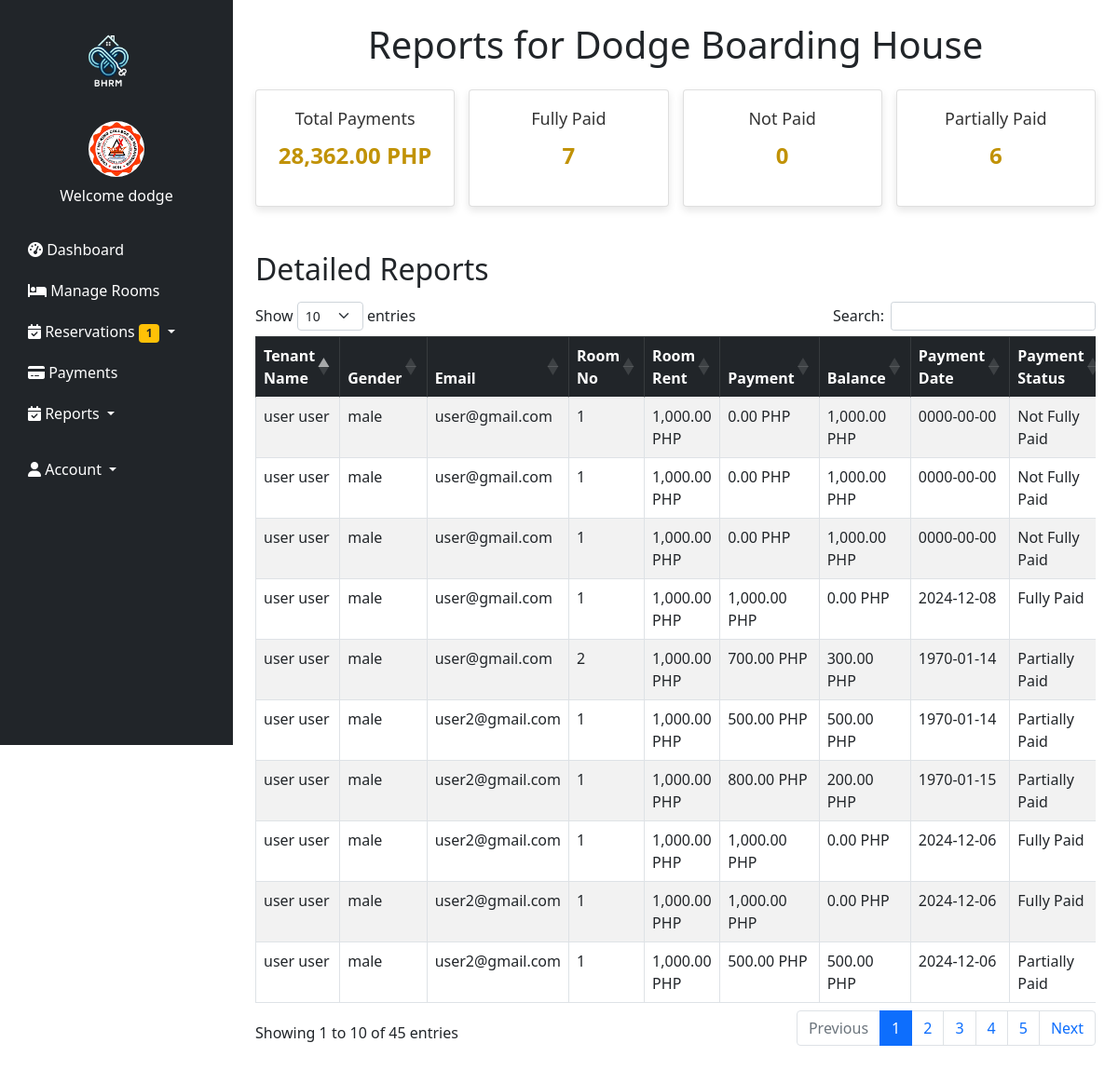
The app's page /reportspayments.php (signed in), older data.
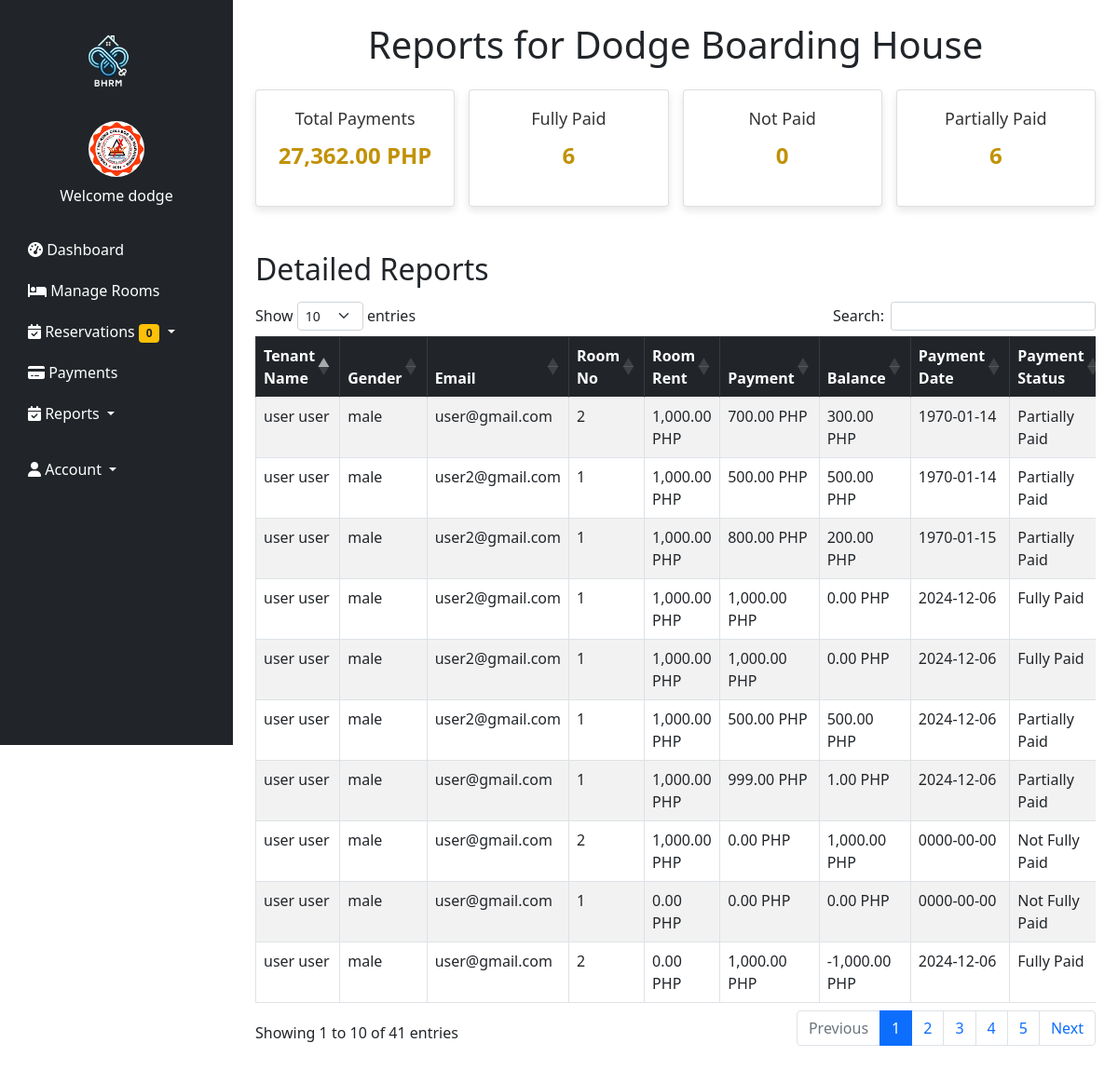
The same page, newer data.
### tables this page shows
CREATE TABLE `users` (
  `id` int(11) NOT NULL,
  `image` varchar(255) NOT NULL,
  `fname` varchar(50) NOT NULL,
  `lname` varchar(50) NOT NULL,
  `gender` varchar(255) NOT NULL,
  `uname` varchar(50) NOT NULL,
  `pass` varchar(50) NOT NULL,
  `role` varchar(50) NOT NULL,
  `hname` varchar(255) NOT NULL
);

CREATE TABLE `reports` (
  `id` int(255) NOT NULL,
  `fname` varchar(255) NOT NULL,
  `lname` varchar(255) NOT NULL,
  `gender` varchar(255) NOT NULL,
  `email` varchar(255) NOT NULL,
  `payment` int(255) NOT NULL,
  `pay_date` date DEFAULT NULL,
  `pay_stat` varchar(255) NOT NULL,
  `date_in` date DEFAULT NULL,
  `date_out` date DEFAULT NULL,
  `room_no` int(255) NOT NULL,
  `price` int(255) NOT NULL,
  `hname` varchar(255) NOT NULL,
  `owner` varchar(255) NOT NULL
);

### reportspayments.php (the view, shortened to what this page needs)
<?php
include('php/connection.php');
$hname = $_SESSION['hname'];
$totalPaymentsQuery = "SELECT SUM(payment) AS total_payments
                       FROM reports
                       WHERE hname = '$hname' AND pay_date IS NOT NULL";
$totalPaymentsResult = mysqli_query($conn, $totalPaymentsQuery);
$totalPayments = mysqli_fetch_assoc($totalPaymentsResult)['total_payments'];
$paymentStatusQuery = "SELECT
                          SUM(pay_stat = 'Fully Paid') AS fully_paid_count,
                          SUM(pay_stat = 'Not Paid') AS not_paid_count,
                          SUM(pay_stat = 'Partially Paid') AS partially_paid_count
                       FROM reports
                       WHERE hname = '$hname'";
$paymentStatusResult = mysqli_query($conn, $paymentStatusQuery);
$paymentStatusData = mysqli_fetch_assoc($paymentStatusResult);
$fullyPaidCount = $paymentStatusData['fully_paid_count'];
$notPaidCount = $paymentStatusData['not_paid_count'];
$partiallyPaidCount = $paymentStatusData['partially_paid_count'];
$reportQuery = "SELECT * FROM reports WHERE hname = '$hname' ORDER BY id DESC";
$reportResult = mysqli_query($conn, $reportQuery);
?>
<!DOCTYPE html>
<html lang="en">
<head>
    <link href="https://cdn.jsdelivr.net/npm/bootstrap@5.3.0/dist/css/bootstrap.min.css" rel="stylesheet">
    <link rel="stylesheet" href="https://cdn.datatables.net/1.13.5/css/dataTables.bootstrap5.min.css">
</head>
<body>
    <?php include 'navigationbar.php'; ?>
    <div class="container my-4">
        <h1 class="text-center mb-4">Reports for <?php echo $hname; ?></h1>
        <div class="summary">
            <div class="card">
                <h5>Total Payments</h5>
                <p><?php echo number_format($totalPayments, 2); ?> PHP</p>
            </div>
            <div class="card">
                <h5>Fully Paid</h5>
                <p><?php echo $fullyPaidCount; ?></p>
            </div>
            <div class="card">
                <h5>Not Paid</h5>
                <p><?php echo $notPaidCount; ?></p>
            </div>
            <div class="card">
                <h5>Partially Paid</h5>
                <p><?php echo $partiallyPaidCount; ?></p>
            </div>
        </div>
        <div class="mt-5">
            <h2 class="mb-3">Detailed Reports</h2>
            <div class="table-responsive">
                <table id="reportTable" class="table table-striped table-bordered">
                    <thead class="table-dark">
                        <tr>
                            <th>Tenant Name</th>
                            <th>Gender</th>
                            <th>Email</th>
                            <th>Room No</th>
                            <th>Room Rent</th>
                            <th>Payment</th>
                            <th>Balance</th>
                            <th>Payment Date</th>
                            <th>Payment Status</th>
                        </tr>
                    </thead>
                    <tbody>
                        <?php while ($report = mysqli_fetch_assoc($reportResult)) {
                            $price = $report['price'] ?: 0;
                            $payment = $report['payment'] ?: 0;
                            $balance = $price - $payment;
                        ?>
                            <tr>
                                <td><?php echo $report['fname'] . ' ' . $report['lname']; ?></td>
                                <td><?php echo $report['gender']; ?></td>
                                <td><?php echo $report['email']; ?></td>
                                <td><?php echo $report['room_no']; ?></td>
                                <td><?php echo number_format($price, 2); ?> PHP</td>
                                <td><?php echo number_format($payment, 2); ?> PHP</td>
                                <td><?php echo number_format($balance, 2); ?> PHP</td>
                                <td><?php echo $report['pay_date'] ?: 'N/A'; ?></td>
                                <td><?php echo $report['pay_stat'] ?: 'N/A'; ?></td>
                            </tr>
                        <?php } ?>
                    </tbody>
                </table>
            </div>
        </div>
    </div>
</body>
</html>

### navigationbar.php (shortened to what this page needs)
<?php
require 'php/connection.php';
?>
<?php
        if(!empty($_SESSION['uname'])){
            $uname = $_SESSION['uname'];
            $query = "select * from users where uname = '$uname'";
            $result = mysqli_query($conn, $query);
            $fetch = mysqli_fetch_assoc($result);
        }
        $hname = $_SESSION['hname'];
        $query = "SELECT COUNT(*) AS new_reservations FROM reservation WHERE hname = '$hname' AND res_stat = 'Pending'";
        $result = mysqli_query($conn, $query);
        $row = mysqli_fetch_assoc($result);
        $newReservations = $row['new_reservations'];
    ?>
<!DOCTYPE html>
<html lang="en">
<head>
    <link href="https://cdn.jsdelivr.net/npm/bootstrap@5.0.2/dist/css/bootstrap.min.css" rel="stylesheet">
    <link href="https://cdnjs.cloudflare.com/ajax/libs/font-awesome/6.0.0-beta3/css/all.min.css" rel="stylesheet">
</head>
<body>
    <nav class="sidebar bg-dark">
        <div class="navbar-brand text-center">
            <img src="/bhrm-main/images/logo.png" alt="Logo">
        </div>
        <ul class="nav flex-column">
            <li class="nav-item text-center mb-4">
                <img class="rounded-circle mb-2" src="/bhrm-main/<?php echo $fetch['image'] ?? 'default.png'; ?>" alt="Profile" width="60" height="60">
                <span class="d-block text-white">Welcome <?php echo $fetch['fname'] ?? 'Guest'; ?></span>
            </li>
            <li class="nav-item">
                <a class="nav-link" href="/bhrm-main/dashboard.php">
                    <i class="fas fa-tachometer-alt"></i> Dashboard
                </a>
            </li>
            <li class="nav-item">
                <a class="nav-link" href="/bhrm-main/manageroom.php">
                    <i class="fas fa-bed"></i> Manage Rooms
                </a>
            </li>
            <li class="nav-item dropdown">
                <a class="nav-link dropdown-toggle" href="#" id="reservationMenu" role="button" data-bs-toggle="dropdown" aria-expanded="false">
                    <i class="fas fa-calendar-check"></i> Reservations <span class="badge bg-warning text-dark"><?php echo $newReservations; ?></span>
                </a>
            </li>
            <li class="nav-item">
                <a class="nav-link" href="/bhrm-main/payment.php">
                    <i class="fas fa-credit-card"></i> Payments
                </a>
            </li>
            <li class="nav-item dropdown">
                <a class="nav-link dropdown-toggle" href="#" id="reservationMenu" role="button" data-bs-toggle="dropdown" aria-expanded="false">
                    <i class="fas fa-calendar-check"></i> Reports
                </a>
            </li>
            <li class="nav-item dropdown mt-3">
                <a class="nav-link text-white dropdown-toggle" href="#" id="userMenu" role="button" data-bs-toggle="dropdown">
                    <i class="fas fa-user"></i> Account
                </a>
            </li>
        </ul>
    </nav>
</body>
</html>

### reportspayments.php (style rules this page uses)
body { background-color: #f8f9fa; }
.summary { display: grid; grid-template-columns: repeat(auto-fit, minmax(200px, 1fr)); gap: 15px; margin: 20px 0; }
.card { text-align: center; padding: 20px; border-radius: 10px; background: #fff; box-shadow: 0 4px 8px rgba(0, 0, 0, 0.1); transition: transform 0.2s ease-in-out, box-shadow 0.2s ease-in-out; }
.card h5 { color: #333; font-size: 18px; margin-bottom: 10px; }
.card p { font-size: 24px; font-weight: bold; color: #c19206; }

### navigationbar.php (style rules this page uses)
body { margin-left: 250px; transition: margin-left 0.3s ease; background-color: white; }
.sidebar { position: fixed; top: 0; left: 0; height: 100vh; width: 250px; background-color: #343a40; padding: 20px 15px; z-index: 1000; overflow-y: auto; transition: all 0.3s ease; }
.sidebar .navbar-brand img { width: 80px; height: 80px; border-radius: 50%; margin-bottom: 20px; }
.sidebar .nav-link { color: white; display: block; font-size: 16px; padding: 10px 15px; border-radius: 5px; transition: all 0.3s ease; }

Row changes from the older to the newer data that the page shows:
removed reports: fname "user", lname "user", gender "male", email "user@gmail.com", room_no "1", price "1,000.00", payment "0.00", balance "1,000.00", pay_date "0000-00-00", pay_stat "Not Fully Paid"
removed reports: fname "user", lname "user", gender "male", email "user@gmail.com", room_no "1", price "1,000.00", payment "0.00", balance "1,000.00", pay_date "0000-00-00", pay_stat "Not Fully Paid"
removed reports: fname "user", lname "user", gender "male", email "user@gmail.com", room_no "1", price "1,000.00", payment "0.00", balance "1,000.00", pay_date "0000-00-00", pay_stat "Not Fully Paid"
removed reports: fname "user", lname "user", gender "male", email "user@gmail.com", room_no "1", price "1,000.00", payment "1,000.00", balance "0.00", pay_date "2024-12-08", pay_stat "Fully Paid"
now on this page (row unchanged): reports: fname "user", lname "user", gender "male", email "user@gmail.com", room_no "1", price "1,000.00", payment "999.00", balance "1.00", pay_date "2024-12-06", pay_stat "Partially Paid"
now on this page (row unchanged): reports: fname "user", lname "user", gender "male", email "user@gmail.com", room_no "2", price "1,000.00", payment "0.00", balance "1,000.00", pay_date "0000-00-00", pay_stat "Not Fully Paid"
now on this page (row unchanged): reports: fname "user", lname "user", gender "male", email "user@gmail.com", room_no "1", price "0.00", payment "0.00", balance "0.00", pay_date "0000-00-00", pay_stat "Not Fully Paid"
now on this page (row unchanged): reports: fname "user", lname "user", gender "male", email "user@gmail.com", room_no "2", price "0.00", payment "1,000.00", balance "-1,000.00", pay_date "2024-12-06", pay_stat "Fully Paid"
Text that changed along with them:
$newReservations: "1" → "0"
$totalPayments: "28,362.00" → "27,362.00"
$fullyPaidCount: "7" → "6"
text written by a page script: "Show entries Search: Showing 1 to 10 of 45 entries Previous 1 2 3 4 5 Next" → "Show entries Search: Showing 1 to 10 of 41 entries Previous 1 2 3 4 5 Next"
